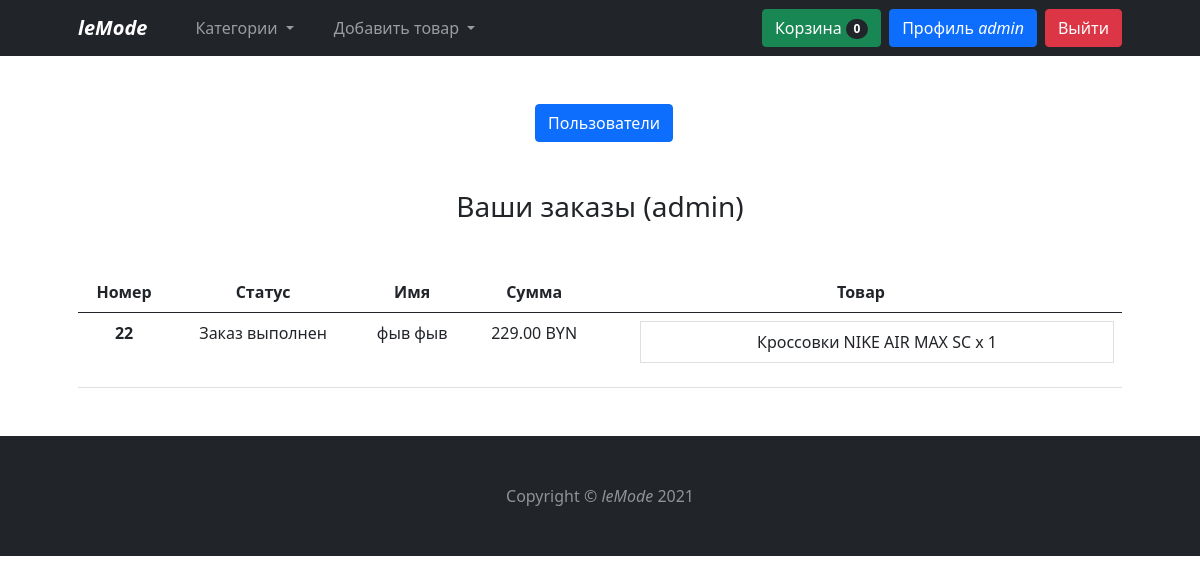
The page /profile/ (signed in) on the database as committed earlier.
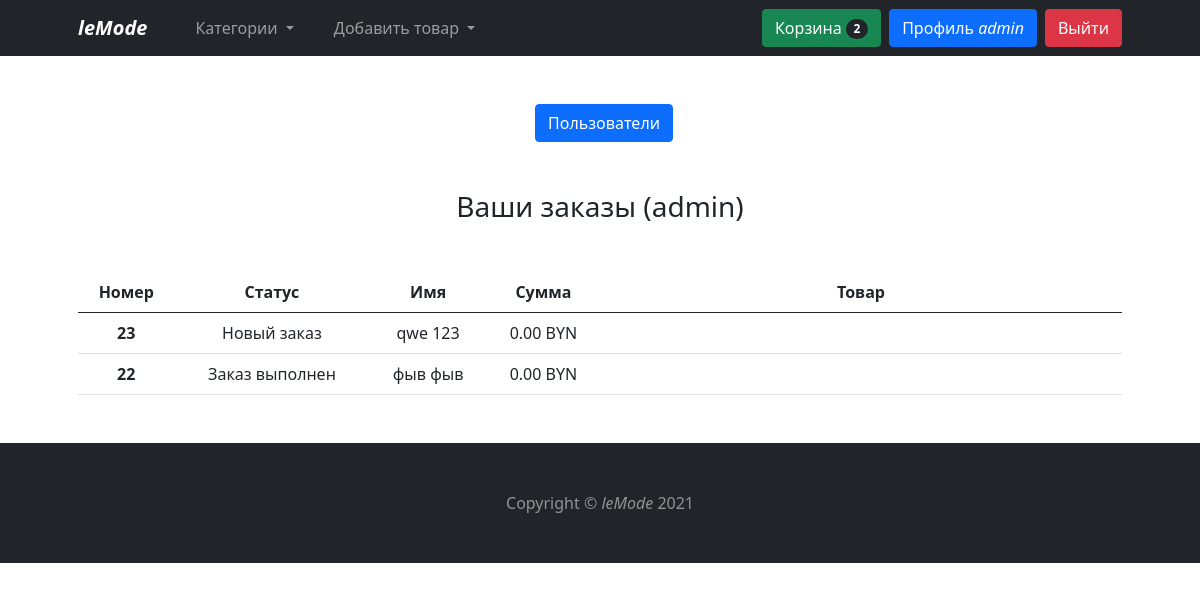
The same page on the database as committed later.
### mainapp/models.py (models this page shows, shortened)
class Cart(models.Model):
    owner = models.ForeignKey('Client', null=True, verbose_name='Владелец', on_delete=models.CASCADE)
    clothes = models.ManyToManyField(CartProduct, blank=True, related_name='related_cart')
    total_products = models.PositiveIntegerField(default=0)
    final_price = models.DecimalField(max_digits=9, default=0, decimal_places=2, verbose_name='Общая цена')
    in_order = models.BooleanField(default=False)
    anon_user = models.BooleanField(default=False)

class Order(models.Model):
    STATUS_NEW = 'new'
    STATUS_READY = 'is_ready'
    STATUS_IN_PROGRESS = 'in_progress'
    STATUS_COMPLETED = 'completed'
    BUYING_TYPE_SELF = 'self'
    BUYING_TYPE_DELIVERY = 'delivery'
    STATUS_CHOICES = (
        (STATUS_NEW, 'Новый заказ'),
        (STATUS_READY, 'Заказ готов'),
        (STATUS_IN_PROGRESS, 'Заказ в обработке'),
        (STATUS_COMPLETED, 'Заказ выполнен')
    )
    BUYING_TYPE_CHOICES = (
        (BUYING_TYPE_SELF, 'Самовывоз'),
        (BUYING_TYPE_DELIVERY, 'Доставка')
    )
    client = models.ForeignKey(Client, verbose_name='Покупатель', on_delete=models.CASCADE, related_name='related_orders')
    first_name = models.CharField(max_length=255, verbose_name='Имя')
    last_name = models.CharField(max_length=255, verbose_name='Фамилия')
    phone = models.CharField(max_length=20, verbose_name='Телефон')
    address = models.CharField(max_length=1024, verbose_name='Адрес', null=True, blank=True)
    status = models.CharField(max_length=128, verbose_name='Статус заказа', choices=STATUS_CHOICES, default=STATUS_NEW)
    buying_type = models.CharField(max_length=128, verbose_name='Тип заказа', choices=BUYING_TYPE_CHOICES, default=BUYING_TYPE_SELF)
    comment = models.TextField(verbose_name='Комментарий к заказу', null=True, blank=True)
    created_at = models.DateTimeField(auto_now=True, verbose_name='Дата создания заказа')
    order_date = models.DateField(verbose_name='Дата поучения заказа', default=timezone.now)
    cart = models.ForeignKey(Cart, verbose_name='Корзина', on_delete=models.CASCADE, null=True, blank=True)

class CartProduct(models.Model):
    user = models.ForeignKey('Client', null=True, verbose_name='Покупатель', on_delete=models.CASCADE)
    cart = models.ForeignKey('Cart', verbose_name='Корзина', on_delete=models.CASCADE, related_name='related_products')
    content_type = models.ForeignKey(ContentType, on_delete=models.CASCADE)
    object_id = models.PositiveIntegerField()
    content_object = GenericForeignKey('content_type', 'object_id')
    qty = models.PositiveIntegerField(default=1)
    final_price = models.DecimalField(max_digits=9, decimal_places=2, verbose_name='Общая цена')

class Clothes(models.Model):
    class Meta:
        abstract = True
    category = models.ForeignKey(Category, verbose_name='Категория', on_delete=models.CASCADE)
    title = models.CharField(max_length=255, verbose_name='Наименование')
    image = models.ImageField(verbose_name='Изображение', default=None)
    description = models.TextField(verbose_name='Описание', null=True)
    price = models.DecimalField(max_digits=7, decimal_places=2, verbose_name='Цена')

class Shoes(Clothes):
    color = models.CharField(max_length=255, verbose_name='Цвет')
    size = models.CharField(max_length=255, verbose_name='Размер')
    outsole_material = models.CharField(max_length=200, verbose_name='Материал подошвы')
    insole_material = models.CharField(max_length=200, verbose_name='Материал стельки')
    inner_material = models.CharField(max_length=200, verbose_name='Внутренний материал')
    top_material = models.CharField(max_length=200, verbose_name='Верхний материал')
    brand = models.ForeignKey(Brand, verbose_name='Бренд', on_delete=models.CASCADE)
    slug = models.SlugField(unique=True)

### mainapp/views.py (the view)
# urls.py: path('profile/', ProfileView.as_view(), name='profile'),
class ProfileView(AuthenticatedUserMixin, CartMixin, CategoryDetailMixin, View):
    def get(self, request):
        client = Client.objects.get(user=request.user)
        orders = Order.objects.filter(client=client).order_by('-created_at')
        categories = Category.objects.get_categories_for_nav()
        return render(request, 'profile/profile.html', {'orders': orders, 'cart': self.cart, 'categories': categories})

### mainapp/mixins.py (called while the page is built)
    def dispatch(self, request, *args, **kwargs):
        if request.user.is_authenticated:
            client = Client.objects.filter(user=request.user).first()
            if not client:
                client = Client.objects.create(user=request.user)
            cart = Cart.objects.filter(owner=client, in_order=False).first()
            if not cart:
                cart = Cart.objects.create(owner=client)
        else:
            cart = Cart.objects.filter(anon_user=True).first()
            if not cart:
                cart = Cart.objects.create(anon_user=True)
        self.cart = cart
        return super().dispatch(request, *args, **kwargs)

    def dispatch(self, request, *args, **kwargs):
        if not request.user.is_authenticated:
            messages.add_message(request, messages.INFO, 'Сначала войдите в аккаунт!')
            return redirect('login')
        return super().dispatch(request, *args, **kwargs)

### mainapp/models.py (called while the page is built)
def get_models_for_count(*model_names):
    return [models.Count(model_name) for model_name in model_names]

    def get_queryset(self):
        return super().get_queryset()

### mainapp/templates/profile/profile.html (shortened to what this page needs)
{% extends 'base.html' %}
{% block content %}
<head>
</head>
<div class="container px-4 px-lg-5 mt-5 text-center">
	{% if user.is_superuser %}
	<a class="ms-2 btn btn-primary" href="{% url 'show_users' %}">Пользователи</a>
	{% endif %}
	<h3 class="mt-5 mb-5">Ваши заказы ({{ request.user.username }})</h3>
	{% if not orders.count %}
	<div class="col-md-12 mt-5 mb-5">
		<h4>Заказов нет</h4>
	</div>
	{% else %}
	<div class="col-md-12">
		<table class="table">
			<thead>
			<tr>
				<th scope="col">Номер</th>
				<th scope="col">Статус</th>
				<th scope="col">Имя</th>
				<th scope="col">Сумма</th>
				<th scope="col" class="w-50">Товар</th>
			</tr>
			</thead>
			<tbody>
			{% for order in orders %}
			<tr>
				<th scope="row">{{ order.id }}</th>
				<td>{{ order.get_status_display }}</td>
				<td>{{ order.first_name }} {{ order.last_name }}</td>
				<td>{{ order.cart.final_price }} BYN</td>
				<td>
					<ul>
						{% for item in order.cart.clothes.all %}
						<li class="list-group-item">{{ item.content_object.title }} x {{ item.qty }}</li>
						{% endfor %}
					</ul>
				</td>
			</tr>
			{% endfor %}
			</tbody>
		</table>
	</div>
	{% endif %}
</div>
{% endblock %}

### mainapp/templates/base.html (shortened to what this page needs)
<!DOCTYPE html>
<html lang="en">
<head>
	<link href="https://cdn.jsdelivr.net/npm/bootstrap@5.0.2/dist/css/bootstrap.min.css" rel="stylesheet">
</head>
<body>
<nav class="navbar navbar-expand-lg navbar-dark bg-dark sticky-top">
	<div class="container px-4 px-lg-5">
		<a class="navbar-brand fw-bold fst-italic" href="{% url 'base' %}">leMode</a>
		<div class="collapse navbar-collapse" id="navbarSupportedContent">
			<ul class="navbar-nav me-auto mb-2 mb-lg-0 ms-lg-4">
				<li class="nav-item dropdown">
					<a class="nav-link dropdown-toggle me-4" href="#" id="navbarDropdownMenuLink" role="button" data-bs-toggle="dropdown" aria-expanded="false">
						Категории
					</a>
				</li>
				{% if request.user.is_superuser %}
				<li class="nav-item dropdown">
					<a class="nav-link dropdown-toggle" href="#" id="navbarDropdownMenuLink" role="button" data-bs-toggle="dropdown" aria-expanded="false">
						Добавить товар
					</a>
				</li>
				{% endif %}
			</ul>
			<form class="d-flex">
				{% if request.user.is_authenticated %}
				<a class="btn btn-success ms-2" href="{% url 'cart' %}" type="submit">
					Корзина<span class="badge bg-dark text-white ms-1 rounded-pill">{{ cart.clothes.count }}</span>
				</a>
				<a class="ms-2 btn btn-primary" href="{% url 'profile' %}">Профиль <span class="fst-italic">{{ request.user.username }}</span></a>
				<a class="ms-2 btn btn-danger" href="{% url 'logout' %}" style="text-decoration: none;">Выйти</a>
				{% endif %}
			</form>
		</div>
	</div>
</nav>
{% block content %}{% endblock content %}
<footer class="mt-5 py-5 bg-dark">
	<div class="container"><p class="m-0 text-center text-white-50">Copyright &copy; <span class="fst-italic">leMode</span> 2021</p></div>
</footer>
</body>
</html>

Rows that differ between the two databases and show on the page:
removed CartProduct: content_object "Кроссовки NIKE AIR MAX SC", qty "1", shown under Order "Заказ выполнен"
changed Cart: clothes.count "0" → "2"
added Order: id "23", status "Новый заказ", first_name "qwe", last_name "123", cart.final_price "0.00"
changed through a linked row, Order "Заказ выполнен": cart.final_price "229.00" → "0.00"
